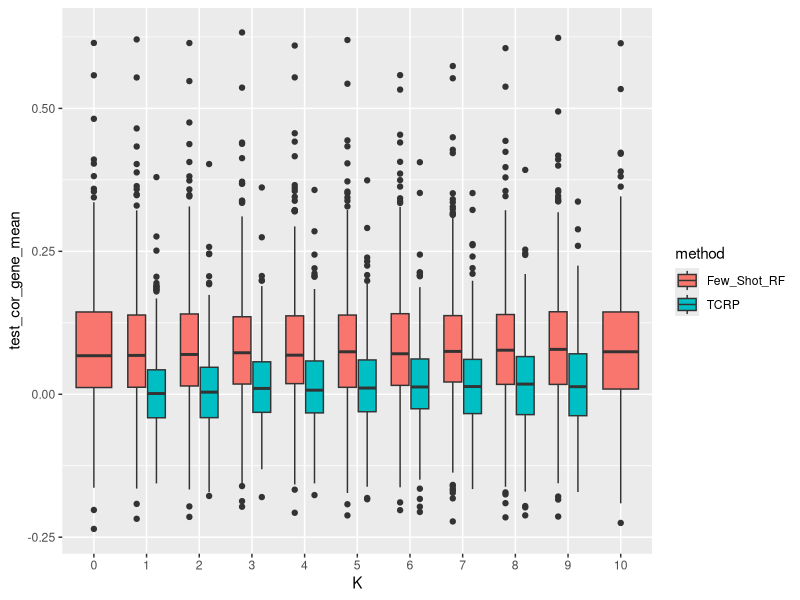
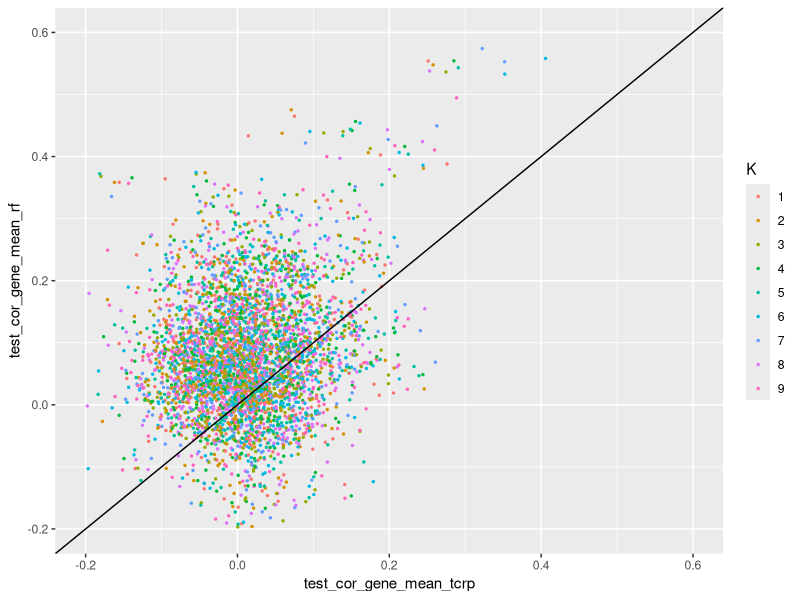
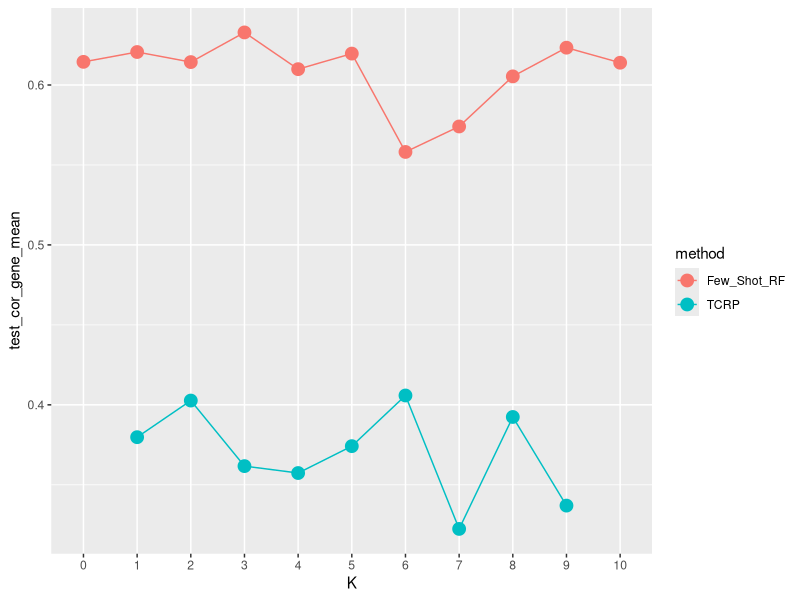
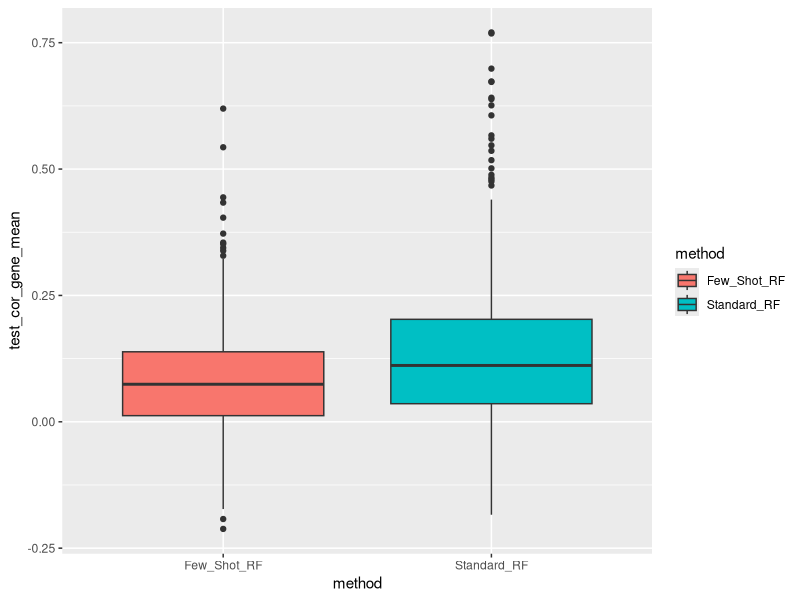
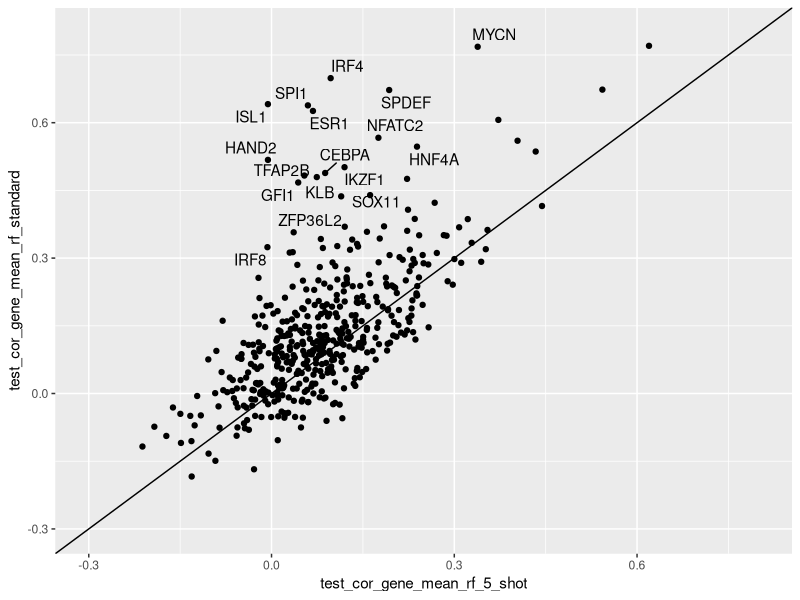
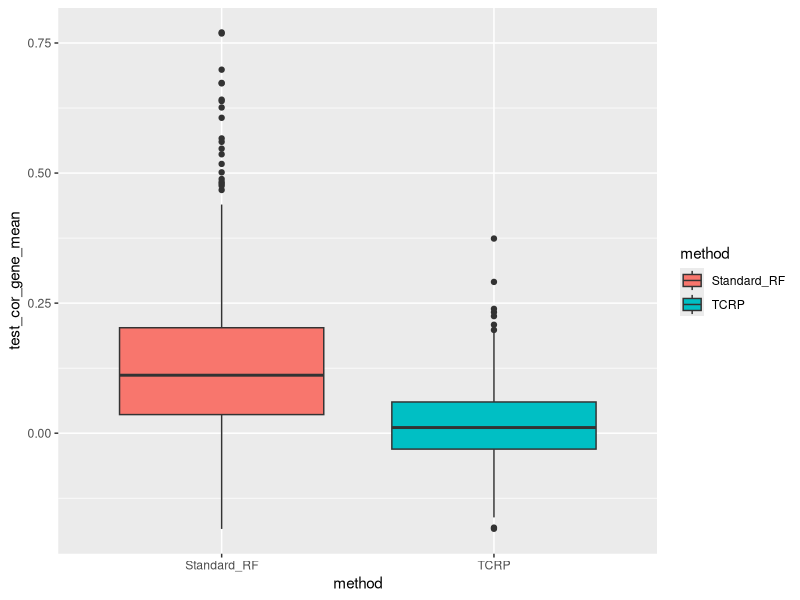
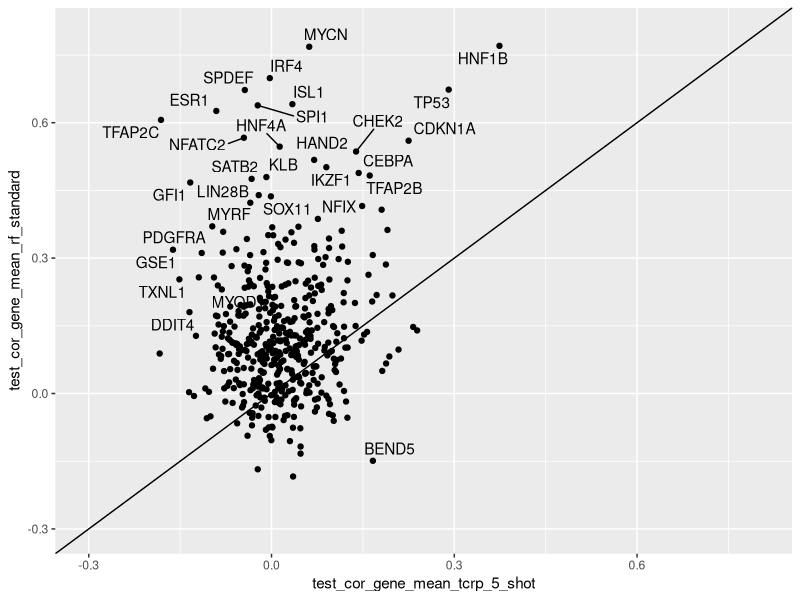

The R source for these figures, in order:
## ---- chunk 1
knitr::opts_chunk$set(echo = FALSE, warning = FALSE, message = FALSE, fig.width = 7, fig.height = 7, cache = T)

library(tidyverse)
library(viridis)
library(ggrepel)
## ---- chunk 2
tcrp <- read_csv("./results/tcrp_achilles_results.csv")
tcrp_cor <- tcrp %>% group_by(gene,K) %>% summarise(test_cor_gene_mean = mean(test_cor_mean),test_cor_gene_sd = sd(test_cor_mean)) %>% 
  mutate(method = "TCRP")
rf <- read_csv("./results/k_shot_rf_achilles_results.csv")
rf_cor <- rf[grepl("mean correlation|Gene",names(rf))] %>% gather(key = "K",value = "test_cor_gene_mean",-Gene) %>% mutate(K = word(K))
rf_sd <- rf[grepl("stddev|Gene",names(rf))] %>% gather(key = "K",value = "test_cor_gene_sd",-Gene) %>% mutate(K = word(K))
rf_cor %<>% left_join(rf_sd,by = c("Gene","K")) %>% mutate(method = "Few_Shot_RF", gene = Gene, K = as.numeric(K)) %>%  select(-Gene)
rf_standard <- read_csv("./results/regular_rf_achilles_results.csv") %>% transmute(gene = Gene, test_cor_gene_mean = Correlation,method = "Standard_RF")
## ---- chunk 3
rbind(tcrp_cor,rf_cor) %>% ggplot(aes(x = as.factor(K),y = test_cor_gene_mean,fill = method)) + geom_boxplot() + xlab("K")
## ---- chunk 4
tcrp_cor %>% left_join(rf_cor,by = c("gene","K"),suffix = c("_tcrp","_rf")) %>% 
  ggplot(aes(test_cor_gene_mean_tcrp,test_cor_gene_mean_rf,color = as.factor(K))) + 
  geom_point(size = .5) + geom_abline() + labs(color = "K") + lims(x = c(-.2,.6), y = c(-.2,.6))
## ---- chunk 5
rbind(tcrp_cor,rf_cor) %>% filter(gene == "HNF1B") %>% 
  ggplot(aes(x = as.factor(K),y = test_cor_gene_mean,color = method,group = method)) + geom_line() + geom_point(size = 4) + xlab("K") 
## ---- chunk 6
bind_rows(rf_standard,rf_cor %>% filter(K == 5)) %>% ggplot(aes(method,test_cor_gene_mean,fill = method)) + geom_boxplot()
## ---- chunk 7
df <- rf_standard %>% left_join(rf_cor %>% filter(K == 5),by = "gene",suffix = c("_rf_standard","_rf_5_shot"))
df %>% ggplot(aes(test_cor_gene_mean_rf_5_shot,test_cor_gene_mean_rf_standard)) + geom_point() + 
  geom_text_repel(data = df %>% filter(abs(test_cor_gene_mean_rf_5_shot - test_cor_gene_mean_rf_standard) > .3),aes(label = gene)) +
  geom_abline() + lims(x = c(-.3,.8), y = c(-.3,.8))
## ---- chunk 8
bind_rows(rf_standard,tcrp_cor %>% filter(K == 5)) %>% ggplot(aes(method,test_cor_gene_mean,fill = method)) + geom_boxplot()
## ---- chunk 9
df <- rf_standard %>% left_join(tcrp_cor %>% filter(K == 5),by = "gene",suffix = c("_rf_standard","_tcrp_5_shot"))
df %>% ggplot(aes(test_cor_gene_mean_tcrp_5_shot,test_cor_gene_mean_rf_standard)) + geom_point() + 
  geom_text_repel(data = df %>% filter(abs(test_cor_gene_mean_tcrp_5_shot - test_cor_gene_mean_rf_standard) > .3),aes(label = gene)) +
  geom_abline() + lims(x = c(-.3,.8), y = c(-.3,.8))
